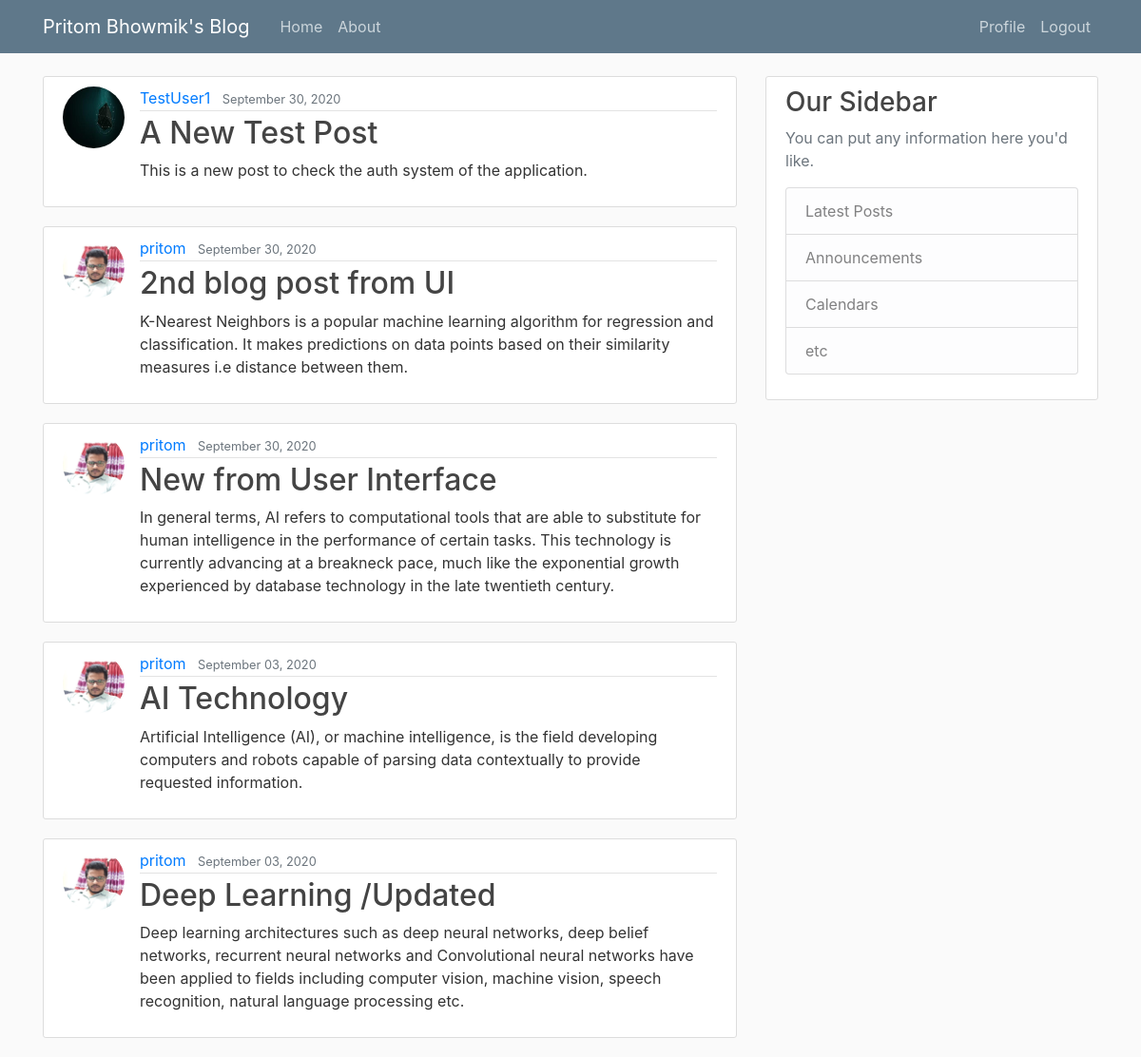
The app's page / (signed in) with its own data.
### blog/models.py (models this page shows, shortened)
class Post(models.Model):
    title = models.CharField(max_length=100)
    content = models.TextField()
    date_posted = models.DateTimeField(default=timezone.now)
    author = models.ForeignKey(User, on_delete=models.CASCADE)

### users/models.py (models this page shows, shortened)
class Profile(models.Model):
    user = models.OneToOneField(User, on_delete=models.CASCADE)
    image = models.ImageField(default='default.jpg', upload_to='profile_pics')

### blog/views.py (the view)
# urls.py: path('', PostListView.as_view(), name='blog-home'),
class PostListView(ListView):
    model = Post
    template_name = 'blog/home.html'  # <app>/<model>_<viewtype>.html
    context_object_name = 'posts'
    ordering = ['-date_posted']

### blog/templates/blog/home.html
{% extends "blog/base.html" %} {% block content %} {% for post in posts %}
<article class="media content-section">
  <img
    class="rounded-circle article-img"
    src="{{ post.author.profile.image.url }} "
  />
  <div class="media-body">
    <div class="article-metadata">
      <a class="mr-2" href="#">{{ post.author }}</a>
      <small class="text-muted">{{ post.date_posted |date:"F d, Y" }}</small>
    </div>
    <h2>
      <a class="article-title" href="{% url 'post-detail' post.id %}">
        {{ post.title }}</a
      >
    </h2>
    <p class="article-content">{{ post.content }}</p>
  </div>
</article>
{% endfor %} {% endblock content %}

### blog/static/blog/main.css (style rules this page uses)
body { background: #fafafa; color: #333333; margin-top: 5rem; }
h1, h2, h3, h4, h5, h6 { color: #444444; }
.content-section { background: #ffffff; padding: 10px 20px; border: 1px solid #dddddd; border-radius: 3px; margin-bottom: 20px; }
.article-title { color: #444444; }
.article-content { white-space: pre-line; }
.article-img { height: 65px; width: 65px; margin-right: 16px; }
.article-metadata { padding-bottom: 1px; margin-bottom: 4px; border-bottom: 1px solid #e3e3e3; }

### records on screen
Post: author.profile.image (picture), author "TestUser1", date_posted "September 30, 2020", title "A New Test Post", content "This is a new post to check the auth system of the application."
Post: author.profile.image (picture), author "pritom", date_posted "September 30, 2020", title "2nd blog post from UI", content "K-Nearest Neighbors is a popular machine learning algorithm for regression and classification. It makes predictions on data points based on their similarity measures i.e distance between them."
Post: author.profile.image (picture), author "pritom", date_posted "September 30, 2020", title "New from User Interface", content "In general terms, AI refers to computational tools that are able to substitute for human intelligence in the performance of certain tasks. This technology is currently advancing at a breakneck pace, much like the exponential growth experienced by database technology in the late twentieth century."
Post: author.profile.image (picture), author "pritom", date_posted "September 03, 2020", title "AI Technology", content "Artificial Intelligence (AI), or machine intelligence, is the field developing computers and robots capable of parsing data contextually to provide requested information."
Post: author.profile.image (picture), author "pritom", date_posted "September 03, 2020", title "Deep Learning /Updated", content "Deep learning architectures such as deep neural networks, deep belief networks, recurrent neural networks and Convolutional neural networks have been applied to fields including computer vision, machine vision, speech recognition, natural language processing etc."
